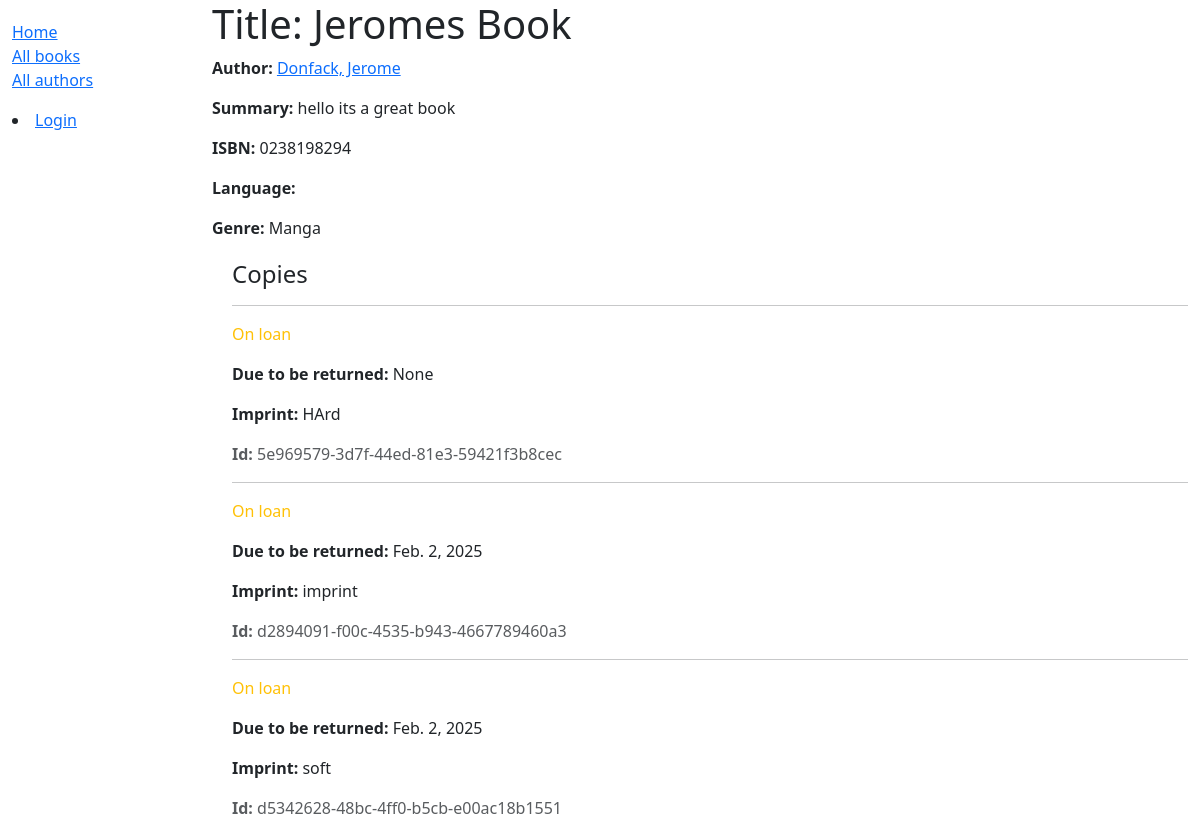
The page /catalog/book/1 on the database as committed earlier.
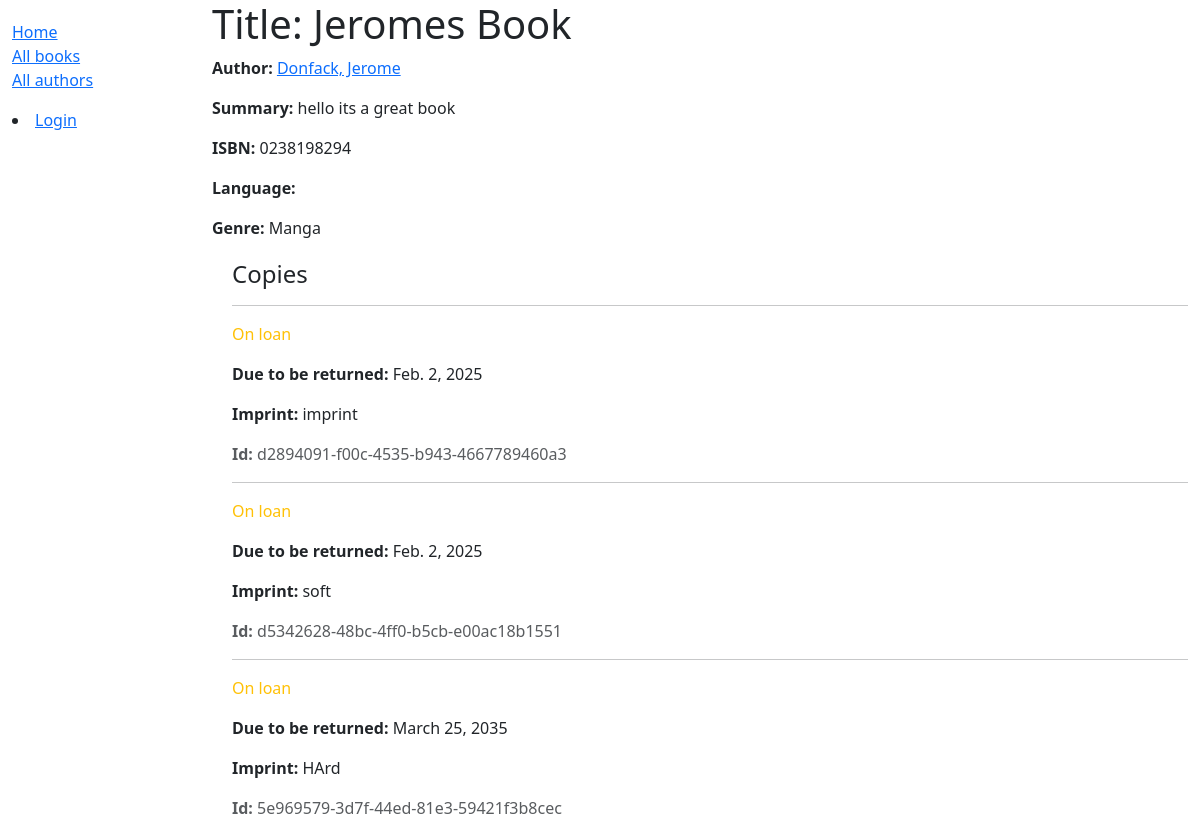
The same page on the database as committed later.
### catalog/models.py (models this page shows, shortened)
class Book(models.Model):
    title = models.CharField(max_length=200)
    author = models.ForeignKey('Author', on_delete=models.RESTRICT, null=True)
    summary = models.TextField(
        max_length=1000, help_text="Enter a brief description of the book")
    isbn = models.CharField('ISBN', max_length=13,
                            unique=True,
                            help_text='13 Character <a href="https://www.isbn-international.org/content/what-isbn'
                                      '">ISBN number</a>')
    genre = models.ManyToManyField(
        Genre, help_text="Select a genre for this book")
    def display_genre(self):
        """Create a string for the Genre. This is required to display genre in Admin."""
        return ', '.join(genre.name for genre in self.genre.all()[:3])
    display_genre.short_description = 'Genre'

class Author(models.Model):
    first_name = models.CharField(max_length=100)
    last_name = models.CharField(max_length=100)
    date_of_birth = models.DateField(null=True, blank=True)
    date_of_death = models.DateField('Died', null=True, blank=True)
    class Meta:
        ordering = ['last_name', 'first_name']
    def __str__(self):
        return f'{self.last_name}, {self.first_name}'

class Genre(models.Model):
    name = models.CharField(
        max_length=200,
        unique=True,
        help_text="Enter a book genre (e.g. Science Fiction, French Poetry etc.)"
    )
    def __str__(self):
        return self.name
    class Meta:
        constraints = [
            UniqueConstraint(
                Lower('name'),
                name='genre_name_case_insensitive_unique',
                violation_error_message="Genre already exists (case insensitive match)"
            ),
        ]

class BookInstance(models.Model):
    id = models.UUIDField(primary_key=True, default=uuid.uuid4,
                          help_text="Unique ID for this particular book across whole library")
    book = models.ForeignKey('Book', on_delete=models.RESTRICT, null=True)
    imprint = models.CharField(max_length=200)
    due_back = models.DateField(null=True, blank=True)
    borrower = models.ForeignKey(
        settings.AUTH_USER_MODEL, on_delete=models.SET_NULL, null=True, blank=True)
    LOAN_STATUS = (
        ('m', 'Maintenance'),
        ('o', 'On loan'),
        ('a', 'Available'),
        ('r', 'Reserved'),
    )
    status = models.CharField(
        max_length=1,
        choices=LOAN_STATUS,
        blank=True,
        default='m',
        help_text='Book availability',
    )
    class Meta:
        ordering = ['due_back']
        permissions = (("can_mark_returned", "Set book as returned"),)

### catalog/views.py (the view)
# urls.py: path('book/<int:pk>', views.BookDetailView.as_view(), name='book-detail'),
class BookDetailView(generic.DetailView):
    model = Book

### catalog/templates/catalog/book_detail.html (shortened to what this page needs)
{% extends "base_generic.html" %}
{% block sidebar %}
  {{ block.super }}
{% endblock %}
{% block content %}
  <h1>Title: {{ book.title }}</h1>
  <p><strong>Author:</strong> <a href="">{{ book.author }}</a></p>
  <p><strong>Summary:</strong> {{ book.summary }}</p>
  <p><strong>ISBN:</strong> {{ book.isbn }}</p>
  <p><strong>Language:</strong> {{ book.language }}</p>
  <p><strong>Genre:</strong> {{ book.genre.all|join:", " }}</p>
  <div style="margin-left:20px;margin-top:20px">
    <h4>Copies</h4>
    {% for copy in book.bookinstance_set.all %}
      <hr />
      <p
        class="{% if copy.status == 'a' %}text-success{% elif copy.status == 'm' %}text-danger{% else %}text-warning{% endif %}">
        {{ copy.get_status_display }}
      </p>
      {% if copy.status != 'a' %}
        <p><strong>Due to be returned:</strong> {{ copy.due_back }}</p>
      {% endif %}
      <p><strong>Imprint:</strong> {{ copy.imprint }}</p>
      <p class="text-muted"><strong>Id:</strong> {{ copy.id }}</p>
    {% endfor %}
  </div>
{% endblock %}

### catalog/templates/base_generic.html (shortened to what this page needs)
<!doctype html>
<html lang="en">
  <head>
    <link href="https://cdn.jsdelivr.net/npm/bootstrap@5.3.3/dist/css/bootstrap.min.css"
      rel="stylesheet"
>
    {% load static %}
    <link rel="stylesheet" href="{% static 'css/styles.css' %}" />
  </head>
  <body>
    <div class="container-fluid">
      <div class="row">
        <div class="col-sm-2">
          {% block sidebar %}
            <ul class="sidebar-nav">
              <li><a href="{% url 'index' %}">Home</a></li>
              <li><a href="{% url 'books' %}">All books</a></li>
              <li><a href="{% url 'authors' %}">All authors</a></li>
            </ul>
            {% if user.is_authenticated %}
              <li>User: {{ user.get_username }}</li>
              <li><a href="{% url 'my-borrowed' %}">My Borrowed</a></li>
              <li>
                <form id="logout-form" method="post" action="{% url 'logout' %}">
                  {% csrf_token %}
                  <button type="submit" class="btn btn-link">Logout</button>
                </form>
              </li>
            {% else %}
              <li><a href="{% url 'login' %}?next={{ request.path }}">Login</a></li>
            {% endif %}
          {% endblock %}
        </div>
        <div class="col-sm-10 ">{% block content %}{% endblock %}
        </div>
      </div>
    </div>
  </body>
</html>

### catalog/static/css/styles.css (style rules this page uses)
.sidebar-nav { margin-top: 20px; padding: 0; list-style: none; }

Rows that differ between the two databases and show on the page:
changed BookInstance "HArd": due_back "None" → "March 25, 2035"; moves down the list
